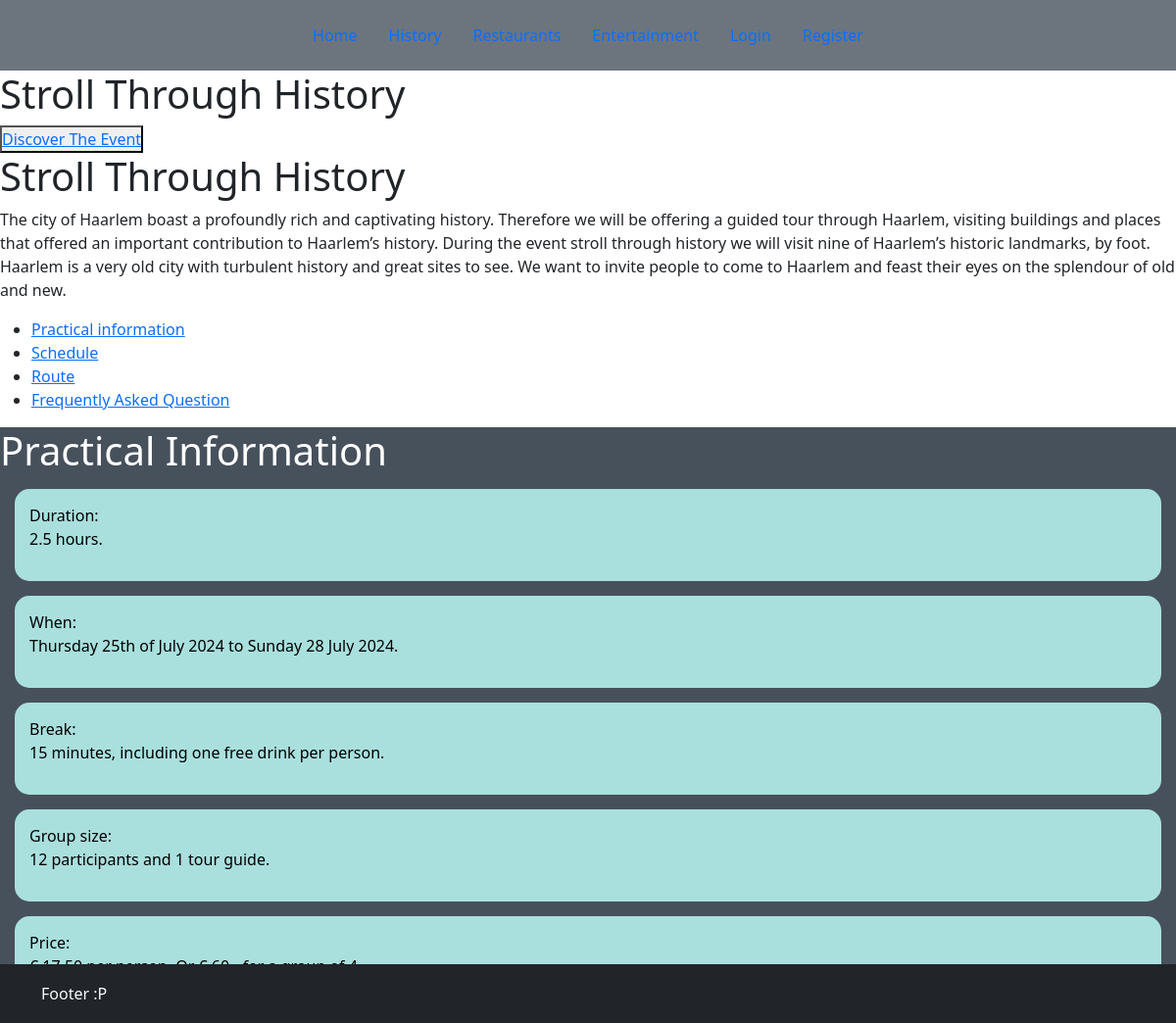
The app's page /app/views/history/index.php with its own data.
### tables this page shows
CREATE TABLE `texts` (
     `id` int(11) NOT NULL AUTO_INCREMENT PRIMARY KEY,
     `category` varchar(55) NOT NULL,
     `text` mediumtext NOT NULL
);

### app/config/dbconfig.php (called while the page is built)
<?php
$type = "mysql";
$servername = "45.32.235.205";
$username = "ignas";
$password = "757b3236c44ab612c81cca97";
$database = "ignas_haarlemdb";

### app/repositories/repository.php (called while the page is built, shortened)
<?php
class Repository
{
    function __construct()
    {
        require __DIR__ . '/../config/dbconfig.php';
        try {
            $this->connection = new PDO("$type:host=$servername;dbname=$database", $username, $password);
        } catch (PDOException $e) {
            echo "Connection failed: " . $e->getMessage();
        }
    }
}

### app/services/textservice.php (called while the page is built, shortened)
<?php
class textservice {
    private $repository;
    private function getNewInstance()
    {
        $this->repository = new textrepository();
    }
    public function getTextById($textId)
    {
        return $this->repository->getTextById($textId);
    }
}

### app/repositories/textrepository.php (called while the page is built, shortened)
<?php
class textrepository extends Repository {
    public function getTextById($textId)
    {
        $stmt = $this->connection->prepare(
            "SELECT *
                FROM texts
                WHERE id=:textId");
        $stmt->execute([':textId' => $textId]);
        $stmt->setFetchMode(PDO::FETCH_CLASS, 'App\\Models\\Text');
        $textRetrieved = $stmt->fetch();
        if ($textRetrieved) {
            return $textRetrieved;
        } else {
            return null;
        }
    }
}

### app/views/history/index.php (the view, shortened to what this page needs)
<?php
include __DIR__ . '/../header.php';
$service = new \App\Services\textservice();
?>
<div>
    <h1>Stroll Through History</h1>
    <button><a href="#intro">Discover The Event</a></button>
</div>
<div id="intro">
    <?php
    $text = $service->getTextById(6);
    ?>
    <h1>Stroll Through History</h1>
    <p><?=nl2br($text->text)?></p>
    <div class="links">
        <ul>
            <li id="practicalInformationLink"><a href="#practicalInformation">Practical information</a></li>
            <li id="scheduleLink"><a href="#schedule">Schedule</a></li>
            <li id="routeLink"><a href="#route">Route</a></li>
            <li id="fAQLink"><a href="#fAQ">Frequently Asked Question</a></li>
        </ul>
    </div>
</div>
<div id="practicalInformation">
    <h1>Practical Information</h1>
    <div class="infoCard">
        <?php
        $text = $service->getTextById(7);
        ?>
        <p><?=nl2br($text->text)?></p>
    </div>
    <div class="infoCard">
        <?php
        $text = $service->getTextById(8);
        ?>
        <p><?=nl2br($text->text)?></p>
    </div>
    <div class="infoCard">
        <?php
        $text = $service->getTextById(9);
        ?>
        <p><?=nl2br($text->text)?></p>
    </div>
    <div class="infoCard">
        <?php
        $text = $service->getTextById(10);
        ?>
        <p><?=nl2br($text->text)?></p>
    </div>
    <div class="infoCard">
        <?php
        $text = $service->getTextById(11);
        ?>
        <p><?=nl2br($text->text)?></p>
    </div>
</div>
<?php
include __DIR__ . '/../footer.php';
?>

### app/views/header.php (shortened to what this page needs)
<!DOCTYPE html>
<html lang="en">
<head>
    <link href="https://cdn.jsdelivr.net/npm/bootstrap@5.3.2/dist/css/bootstrap.min.css" rel="stylesheet"
>
</head>
<body>
    <main>
        <div class="bg-secondary">
            <header class="d-flex justify-content-center py-3">
                <ul class="nav nav-pills">
                    <li class="nav-item"><a href="/" class="nav-link">Home</a></li>
                    <li class="nav-item"><a href="/history" class="nav-link">History</a></li>
                    <li class="nav-item"><a href="/restaurant" class="nav-link">Restaurants</a></li>
                    <li class="nav-item"><a href="/entertainment" class="nav-link">Entertainment</a></li>
                    <?php
                    if(isset($_SESSION["authUser"])) {
                        $authUser = $_SESSION["authUser"];
                        if($authUser->permissions == 2) { ?>
                            <li class="nav-item"><a href="/manageusers" class="nav-link">Manage Users</a></li>
                            <li class="nav-item"><a href="/managerestaurants" class="nav-link">Manage Restaurants</a></li>
                        <?php }?>
                        <li class="nav-item"><a href="/auth/logout" class="nav-link">Log out</a></li>
                    <?php } else{ ?>
                        <li class="nav-item"><a href="/auth" class="nav-link">Login</a></li>
                        <li class="nav-item"><a href="/auth/register" class="nav-link">Register</a></li>
                    <?php } ?>
                </ul>
            </header>
        </div>

### app/views/footer.php (shortened to what this page needs)
    </main>
    <footer class="footer bg-dark">
        <div class="container">
            <span class="text-light">Footer :P</span>
        </div>
    </footer>
</body>
</html>

### app/views/history/index.php (style rules this page uses)
#practicalInformation { background: #47515C; color: white; }
.infoCard { background: #A9E0DE; color: black; border-radius: 15px; padding: 15px; margin: 15px; }

### records on screen
texts: text "The city of Haarlem boast a profoundly rich and captivating history. Therefore we will be offering a guided tour through Haarlem, visiting buildings and places that offered an important contribution to Haarlem’s history. During the event stroll through history we will visit nine of Haarlem’s historic landmarks, by foot. Haarlem is a very old city with turbulent history and great sites to see. We want to invite people to come to Haarlem and feast their eyes on the splendour of old and new."
texts: text "Duration: 2.5 hours."
texts: text "When: Thursday 25th of July 2024 to Sunday 28 July 2024."
texts: text "Break: 15 minutes, including one free drink per person."
texts: text "Group size: 12 participants and 1 tour guide."
texts: text "Price:"
